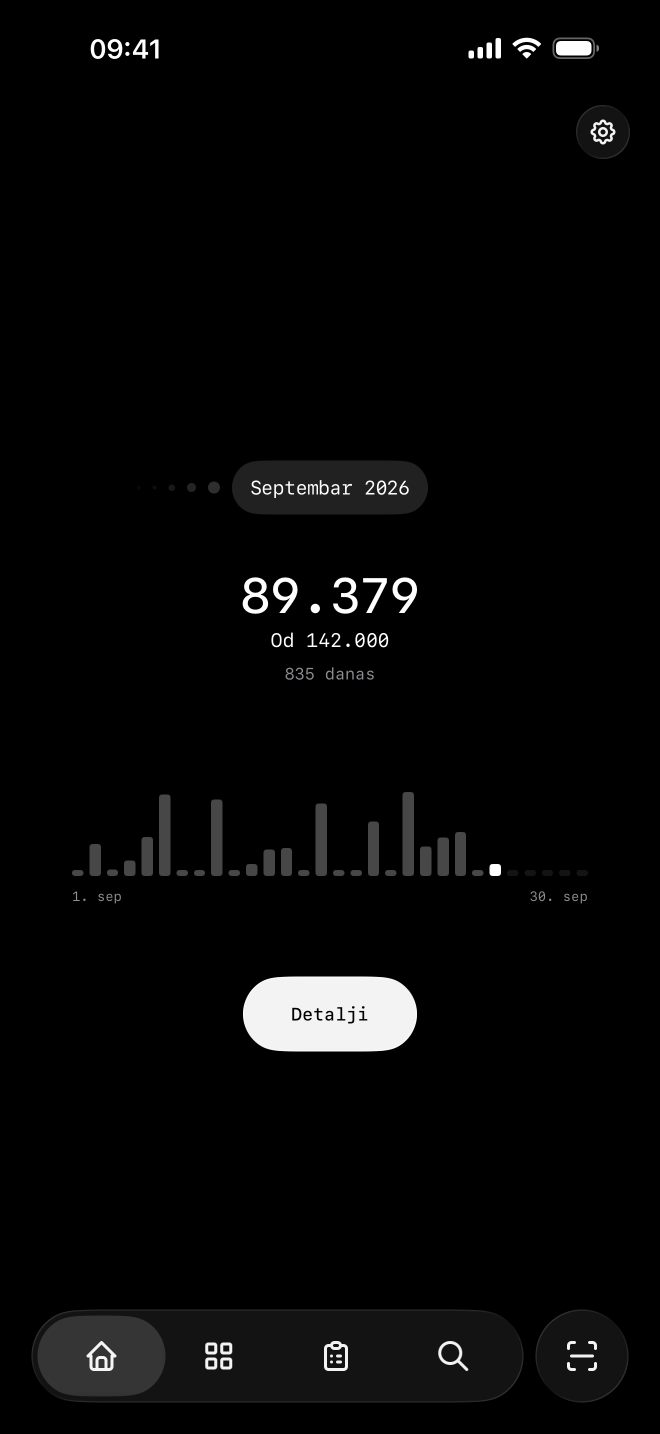
#> input picture AppStore/screenshots/raw/01-pocetna.png, 1320 x 2868 px (shown at 1/2 size); its folder holds only this picture in this run
$ python frame.py
#> lines starting #> are read from the running program, lines starting #| are printed output that depends on the picture; after the words box and inside, x2 and y2 are one past the last pixel; in counts of white or black regions, pixels touching at a corner belong together
"""Dodaje naslov iznad ekrana: raw/*.png → framed/ (6,9″) i framed-6.5/ (6,5″).
Pokretanje: python3 frame.py  (iz ovog foldera; treba Pillow i SF Mono iz Terminal.app)."""
from PIL import Image, ImageDraw, ImageFont
import os

FONTS = "/Applications/Utilities/Terminal.app/Contents/Resources/Fonts/"
SHOTS = [  # raw fajl, naslov, podnaslov — redosled = redosled u App Store-u
    ("01-pocetna", "Gde odoše pare?", "Ceo mesec na jednom ekranu."),
    ("04-racun", "Skeniraj QR sa računa.", "Svaki artikal, za dve sekunde."),
    ("05-istorija-cena", "Vidi šta je poskupelo.", "Istorija cene svakog artikla."),
    ("03-kategorije", "Gde ide plata.", "Potrošnja po kategorijama."),
    ("02-racuni", "Svi računi na okupu.", "Po danima, sa zbirom dana."),
    ("06-lista-zelja", "Štedi za ono što želiš.", "Vidiš kad stižeš do cilja."),
]
SIZES = {"framed": (1320, 2868), "framed-6.5": (1284, 2778)}

for folder, (W, H) in SIZES.items():
    k = W / 1320
    title_font = ImageFont.truetype(FONTS + "SF-Mono-Medium.otf", round(76 * k))
    sub_font = ImageFont.truetype(FONTS + "SF-Mono-Regular.otf", round(44 * k))
    os.makedirs(folder, exist_ok=True)
    for i, (name, title, sub) in enumerate(SHOTS, 1):
        canvas = Image.new("RGB", (W, H), (10, 10, 10))
#> canvas: PIL image 1320x2868 RGB; every value is 10
        d = ImageDraw.Draw(canvas)
        top = round(180 * k)
        d.text(((W - d.textlength(title, font=title_font)) / 2, top), title, font=title_font, fill=(245, 245, 245))
        d.text(((W - d.textlength(sub, font=sub_font)) / 2, top + round(124 * k)), sub, font=sub_font, fill=(150, 150, 150))
        y = round(490 * k)
        sh = H - y - round(56 * k)
        sw = round(sh * 1320 / 2868)
        shot = Image.open(f"raw/{name}.png").convert("RGB").resize((sw, sh), Image.LANCZOS)
        x = (W - sw) // 2
        r = round(96 * sh / 2294)
        mask = Image.new("L", (sw, sh), 0)
#> mask: PIL image 1069x2322 L; every value is 0
        ImageDraw.Draw(mask).rounded_rectangle((0, 0, sw - 1, sh - 1), radius=r, fill=255)
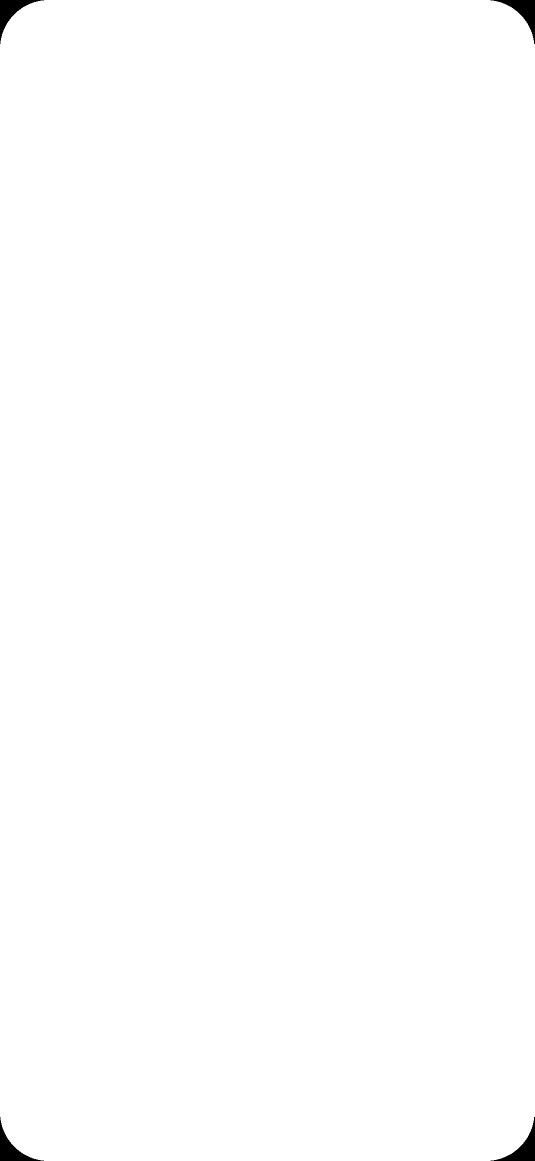
#> mask: PIL image 1069x2322 L (shown at 1/2 size); 99.7% white; 4 black regions, box (x1, y1, x2, y2) and area: (0, 0, 88, 88) 2051, (981, 0, 1069, 88) 2051, (0, 2234, 88, 2322) 2051, (981, 2234, 1069, 2322) 2051
        canvas.paste(shot, (x, y), mask)
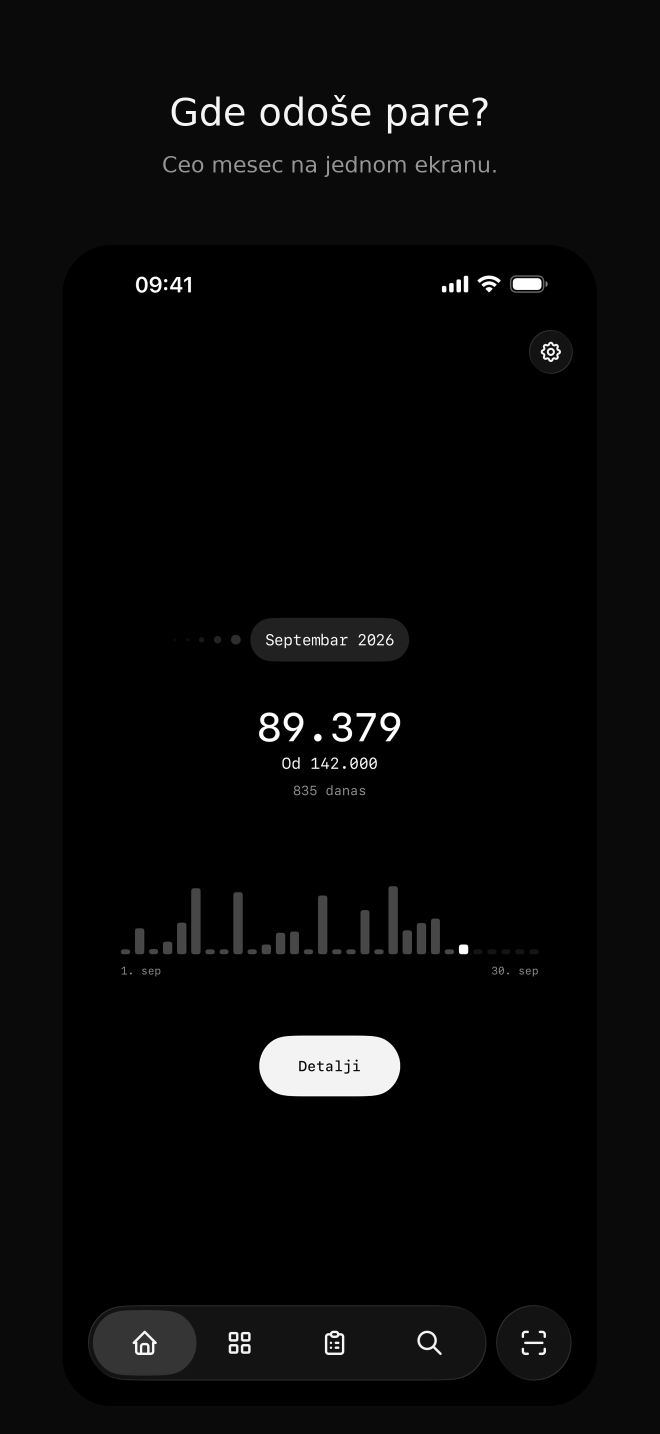
#> canvas: PIL image 1320x2868 RGB (shown at 1/2 size); mean R, G, B 8.9, 8.9, 8.9
        d.rounded_rectangle((x - 1, y - 1, x + sw, y + sh), radius=r + 1, outline=(58, 58, 58), width=3)
        canvas.save(f"{folder}/{i:02d}-{name.split('-', 1)[1]}.png")
#> (the run stopped early here; a loop or call above may not have finished)
